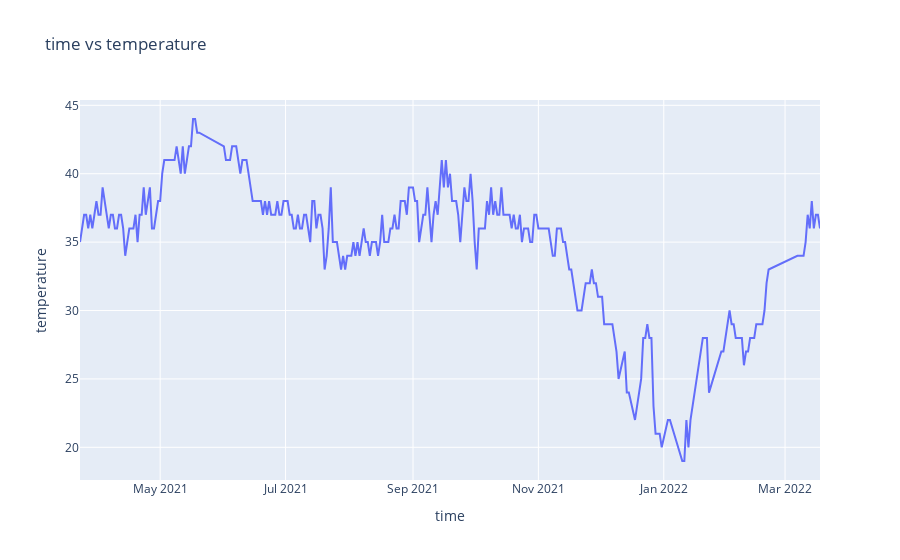

Notebook code cell kept with this figure:
### Code cell
import plotly.express as px

# Assuming your data is stored in a DataFrame called df
# Replace 'temperature' and 'speed' with the actual column names from your DataFrame
fig = px.line(daily_mode_df, x='day', y='temperature', title='time vs temperature',
                 labels={'day': 'time', 'temperature': 'temperature'})

fig.show()

### Figure 1 — Plotly figure (JSON) as saved in the notebook; plotly's stock layout.template omitted (floating-point values rounded to 4 significant figures; data arrays with more than 128 entries replaced by an {"elided": "..."} marker saying what was removed)
{"data": [{"hovertemplate": "time=%{x}<br>temperature=%{y}<extra></extra>", "legendgroup": "", "line": {"color": "#636efa", "dash": "solid"}, "marker": {"symbol": "circle"}, "mode": "lines", "name": "", "orientation": "v", "showlegend": false, "type": "scatter", "x": {"elided": "315 str values"}, "xaxis": "x", "y": {"elided": "315 int values"}, "yaxis": "y"}], "layout": {"legend": {"tracegroupgap": 0}, "title": {"text": "time vs temperature"}, "xaxis": {"anchor": "y", "domain": [0, 1], "title": {"text": "time"}}, "yaxis": {"anchor": "x", "domain": [0, 1], "title": {"text": "temperature"}}}}
